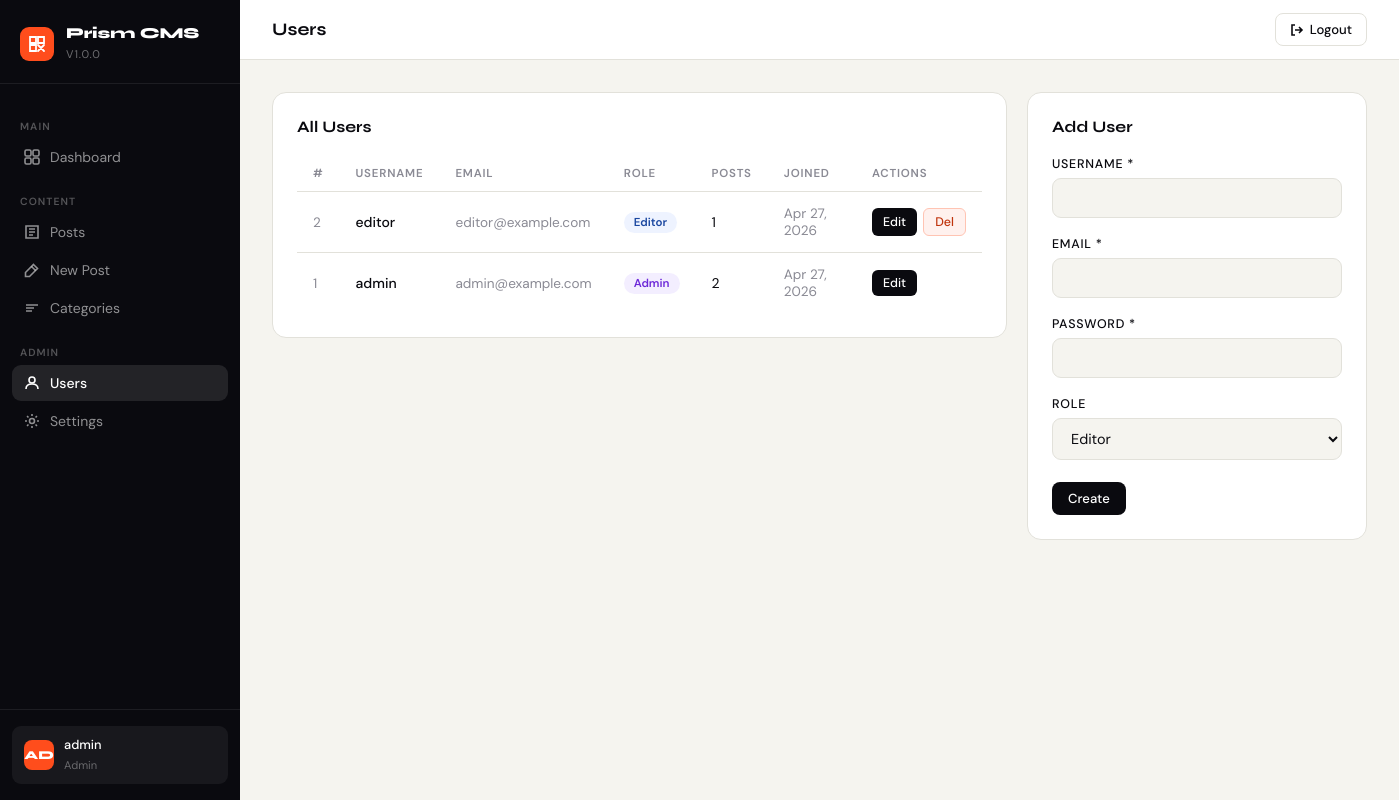
The app's page /public/users.php (signed in) with its own data.
### tables this page shows
CREATE TABLE IF NOT EXISTS users (
    id          INT AUTO_INCREMENT PRIMARY KEY,
    username    VARCHAR(50)  NOT NULL UNIQUE,
    email       VARCHAR(150) NOT NULL UNIQUE,
    password    VARCHAR(255) NOT NULL,
    role        ENUM('admin','editor','viewer') NOT NULL DEFAULT 'editor',
    avatar      VARCHAR(255) DEFAULT NULL,
    created_at  DATETIME DEFAULT CURRENT_TIMESTAMP,
    updated_at  DATETIME DEFAULT CURRENT_TIMESTAMP ON UPDATE CURRENT_TIMESTAMP
);

### includes/config.php (called while the page is built, shortened)
<?php
function getDB(): PDO {
    static $pdo = null;
    if ($pdo === null) {
        $dsn = "mysql:host=" . DB_HOST . ";dbname=" . DB_NAME . ";charset=" . DB_CHARSET;
        $options = [
            PDO::ATTR_ERRMODE            => PDO::ERRMODE_EXCEPTION,
            PDO::ATTR_DEFAULT_FETCH_MODE => PDO::FETCH_ASSOC,
            PDO::ATTR_EMULATE_PREPARES   => false,
        ];
        try {
            $pdo = new PDO($dsn, DB_USER, DB_PASS, $options);
        } catch (PDOException $e) {
            die(json_encode(['error' => 'Database connection failed: ' . $e->getMessage()]));
        }
    }
    return $pdo;
}
function currentUser(): ?array {
    $pdo = getDB();
    $stmt = $pdo->prepare("SELECT id, username, email, role, created_at FROM users WHERE id = ?");
    $stmt->execute([$_SESSION['user_id']]);
    return $stmt->fetch() ?: null;
}
function e(string $str): string {
    return htmlspecialchars($str, ENT_QUOTES, 'UTF-8');
}

### public/users.php (the view, shortened to what this page needs)
<?php
require_once __DIR__ . '/../includes/config.php';
$pdo = getDB();
$pageTitle = 'Users';
$editUser = null;
$users = $pdo->query("SELECT u.*, COUNT(p.id) as post_count FROM users u LEFT JOIN posts p ON p.author_id=u.id GROUP BY u.id ORDER BY u.created_at DESC")->fetchAll();
require_once __DIR__ . '/../includes/header.php';
?>
<div style="display:grid;grid-template-columns:1fr 340px;gap:20px;align-items:start;">
  <div class="card">
    <div class="card-header"><h3>All Users</h3></div>
    <div class="table-wrap">
      <table>
        <thead><tr><th>#</th><th>Username</th><th>Email</th><th>Role</th><th>Posts</th><th>Joined</th><th>Actions</th></tr></thead>
        <tbody>
          <?php foreach ($users as $u): ?>
          <tr>
            <td class="text-muted"><?= $u['id'] ?></td>
            <td style="font-weight:500;"><?= e($u['username']) ?></td>
            <td class="text-muted"><?= e($u['email']) ?></td>
            <td><span class="badge <?= e($u['role']) ?>"><?= e($u['role']) ?></span></td>
            <td><?= $u['post_count'] ?></td>
            <td class="text-muted"><?= date('M j, Y', strtotime($u['created_at'])) ?></td>
            <td>
              <div style="display:flex;gap:6px;">
                <a href="?edit=<?= $u['id'] ?>" class="btn btn-sm btn-primary">Edit</a>
                <?php if ($u['id'] != $_SESSION['user_id']): ?>
                <form method="post" onsubmit="return confirm('Delete user <?= e(addslashes($u['username'])) ?>?')">
                  <button type="submit" class="btn btn-sm btn-danger">Del</button>
                </form>
                <?php endif; ?>
              </div>
            </td>
          </tr>
          <?php endforeach; ?>
        </tbody>
      </table>
    </div>
  </div>
  <div class="card">
    <div class="card-header"><h3><?= $editUser ? 'Edit User' : 'Add User' ?></h3></div>
    <form method="post">
      <div class="form-grid">
        <div class="field">
          <label>Username *</label>
          <input type="text" name="username" value="<?= e($editUser['username'] ?? '') ?>" required>
        </div>
        <div class="field">
          <label>Email *</label>
          <input type="email" name="email" value="<?= e($editUser['email'] ?? '') ?>" required>
        </div>
        <div class="field">
          <label>Password <?= $editUser ? '(leave blank to keep)' : '*' ?></label>
          <input type="password" name="password" <?= !$editUser?'required':'' ?>>
        </div>
        <div class="field">
          <label>Role</label>
          <select name="role">
            <?php foreach (['admin','editor','viewer'] as $r): ?>
            <option value="<?= $r ?>" <?= (($editUser['role']??'editor')===$r)?'selected':'' ?>><?= ucfirst($r) ?></option>
            <?php endforeach; ?>
          </select>
        </div>
        <div style="display:flex;gap:8px;margin-top:4px;">
          <button type="submit" class="btn btn-primary"><?= $editUser ? 'Save' : 'Create' ?></button>
        </div>
      </div>
    </form>
  </div>
</div>
<?php require_once __DIR__ . '/../includes/footer.php'; ?>

### includes/header.php (shortened to what this page needs)
<?php
$user = currentUser();
$currentPage = basename($_SERVER['PHP_SELF'], '.php');
?>
<!DOCTYPE html>
<html lang="en">
<head>
</head>
<body>
<aside class="sidebar">
  <div class="sidebar-brand">
    <div class="sidebar-logo">
      <svg viewBox="0 0 18 18" fill="none"><path d="M2 2h6v6H2zM10 2h6v6h-6zM2 10h6v6H2zM10 10l6 6M16 10l-6 6" stroke="#fff" stroke-width="1.8" stroke-linecap="round"/></svg>
    </div>
    <div class="sidebar-brand-text">
      <h2><?= e(APP_NAME) ?></h2>
      <span>v<?= APP_VERSION ?></span>
    </div>
  </div>
  <nav class="sidebar-nav">
    <div class="nav-section">Main</div>
    <a href="<?= APP_URL ?>/public/dashboard.php" class="nav-item <?= $currentPage === 'dashboard' ? 'active' : '' ?>">
      <svg viewBox="0 0 16 16" fill="none" stroke="currentColor" stroke-width="1.6"><rect x="1" y="1" width="6" height="6" rx="1.5"/><rect x="9" y="1" width="6" height="6" rx="1.5"/><rect x="1" y="9" width="6" height="6" rx="1.5"/><rect x="9" y="9" width="6" height="6" rx="1.5"/></svg>
      Dashboard
    </a>
    <div class="nav-section">Content</div>
    <a href="<?= APP_URL ?>/public/posts.php" class="nav-item <?= $currentPage === 'posts' ? 'active' : '' ?>">
      <svg viewBox="0 0 16 16" fill="none" stroke="currentColor" stroke-width="1.6"><path d="M2 2h12v12H2zM5 5h6M5 8h6M5 11h4"/></svg>
      Posts
    </a>
    <a href="<?= APP_URL ?>/public/post_edit.php" class="nav-item <?= $currentPage === 'post_edit' ? 'active' : '' ?>">
      <svg viewBox="0 0 16 16" fill="none" stroke="currentColor" stroke-width="1.6"><path d="M9.5 2.5l4 4-8 8H1.5v-4l8-8z"/><path d="M7.5 4.5l4 4"/></svg>
      New Post
    </a>
    <a href="<?= APP_URL ?>/public/categories.php" class="nav-item <?= $currentPage === 'categories' ? 'active' : '' ?>">
      <svg viewBox="0 0 16 16" fill="none" stroke="currentColor" stroke-width="1.6"><path d="M2 5h12M2 8h8M2 11h6"/></svg>
      Categories
    </a>
    <?php if ($user && $user['role'] === 'admin'): ?>
    <div class="nav-section">Admin</div>
    <a href="<?= APP_URL ?>/public/users.php" class="nav-item <?= $currentPage === 'users' ? 'active' : '' ?>">
      <svg viewBox="0 0 16 16" fill="none" stroke="currentColor" stroke-width="1.6"><circle cx="8" cy="5" r="3"/><path d="M2 14c0-3.314 2.686-5 6-5s6 1.686 6 5"/></svg>
      Users
    </a>
    <a href="<?= APP_URL ?>/public/settings.php" class="nav-item <?= $currentPage === 'settings' ? 'active' : '' ?>">
      <svg viewBox="0 0 16 16" fill="none" stroke="currentColor" stroke-width="1.6"><circle cx="8" cy="8" r="2.5"/><path d="M8 1v2M8 13v2M1 8h2M13 8h2M3.05 3.05l1.41 1.41M11.54 11.54l1.41 1.41M3.05 12.95l1.41-1.41M11.54 4.46l1.41-1.41"/></svg>
      Settings
    </a>
    <?php endif; ?>
  </nav>
  <div class="sidebar-footer">
    <a href="<?= APP_URL ?>/public/logout.php" class="user-chip">
      <div class="user-avatar"><?= strtoupper(substr($user['username'], 0, 2)) ?></div>
      <div class="user-info">
        <strong><?= e($user['username']) ?></strong>
        <span><?= e($user['role']) ?></span>
      </div>
    </a>
  </div>
</aside>
<div class="main">
  <div class="topbar">
    <div class="topbar-left">
      <h1><?= isset($pageTitle) ? e($pageTitle) : e(APP_NAME) ?></h1>
    </div>
    <div class="topbar-actions">
      <a href="<?= APP_URL ?>/public/logout.php" class="topbar-btn outline">
        <svg viewBox="0 0 14 14" fill="none" stroke="currentColor" stroke-width="1.6"><path d="M5 2H2v10h3M9 4l3 3-3 3M12 7H5"/></svg>
        Logout
      </a>
    </div>
  </div>
  <div class="page-content">

### records on screen
users: username "AD", username "admin", role "Admin", id "1", email "admin@example.com", post_count "2", created_at "Apr 27, 2026"
users: id "2", username "editor", email "editor@example.com", role "Editor", post_count "1", created_at "Apr 27, 2026"

### other values on screen
APP_NAME "Prism CMS"
APP_VERSION "1.0.0"
$pageTitle "Users"
form field role "Editor"
